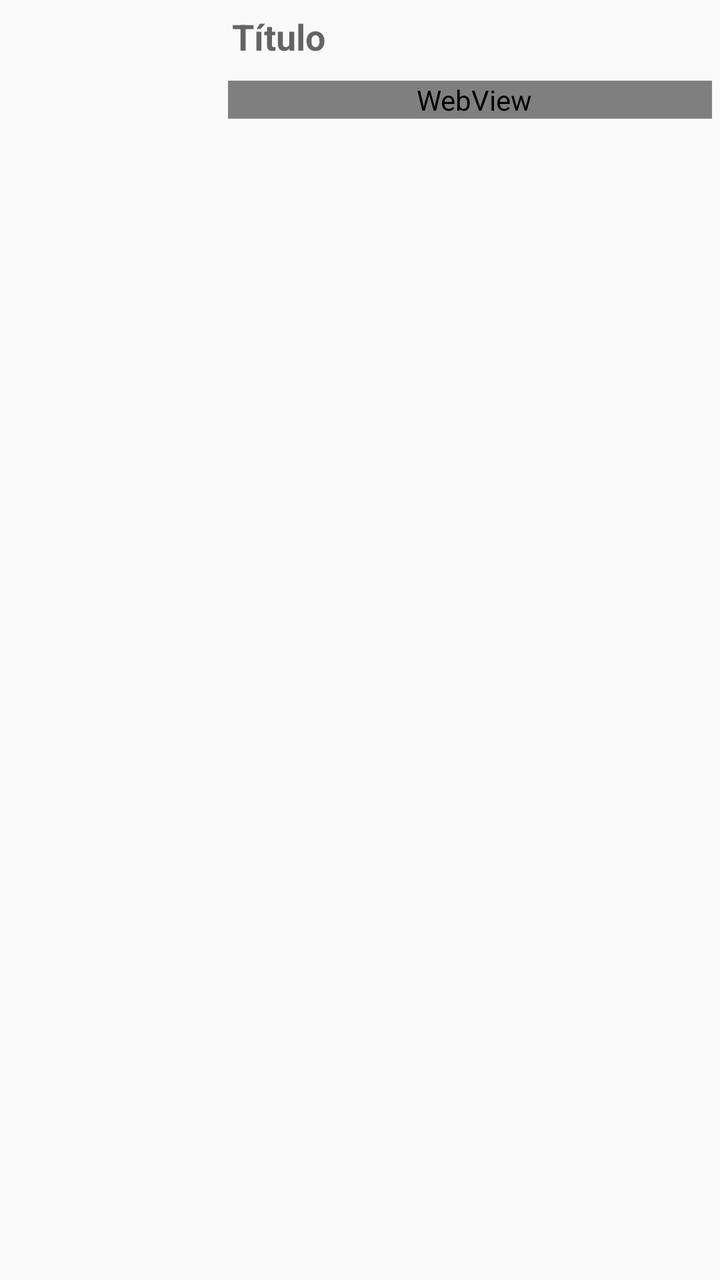
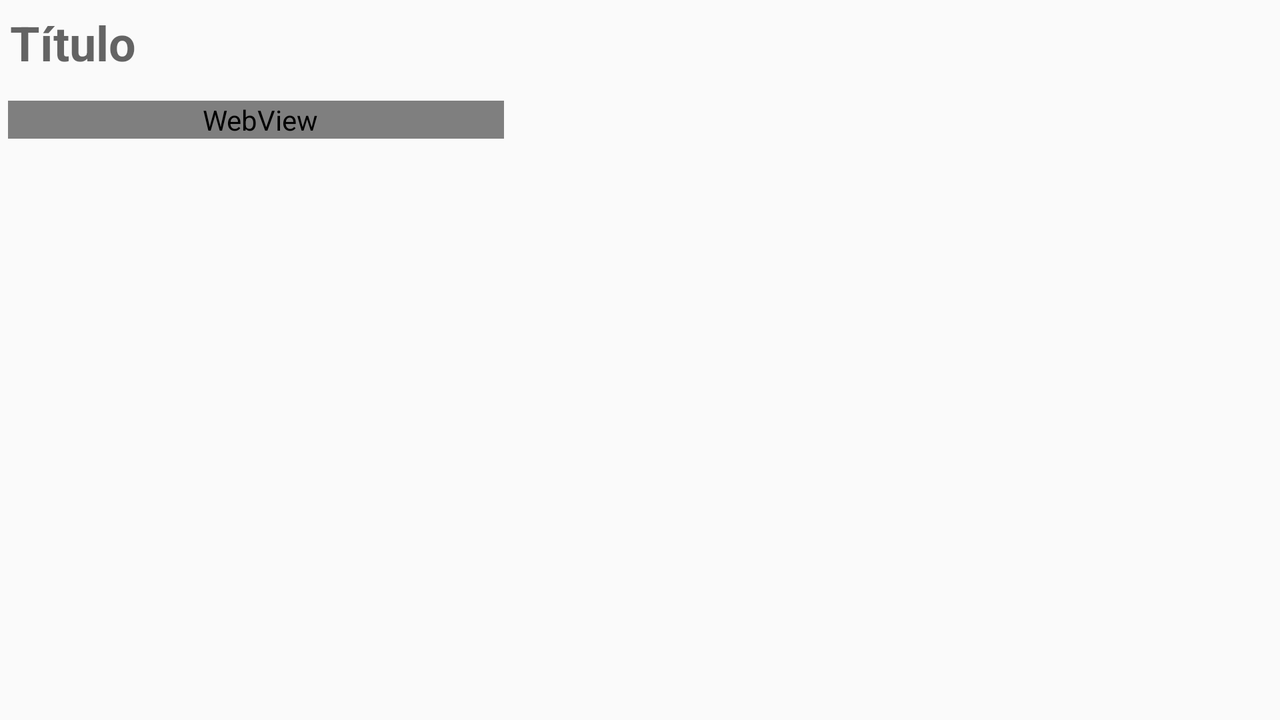

One screen, two layout resources from the same app: the default and the repository's alternative for another configuration. Each is rendered where Android would select it; the XML of both is given below.
<!-- AndroidManifest.xml: application theme CustomActionBarTheme -->
<!-- res/layout/recurso_view.xml -->
<?xml version="1.0" encoding="utf-8"?>
<LinearLayout xmlns:android="http://schemas.android.com/apk/res/android"
    android:id="@+id/LinearLayout1"
    android:layout_width="match_parent"
    android:layout_height="match_parent"
    android:orientation="vertical" >

    <RelativeLayout
        android:layout_width="match_parent"
        android:layout_height="match_parent"
        android:layout_weight="1" >

        <TextView
            android:id="@+id/modoLocal"
            android:layout_width="match_parent"
            android:layout_height="match_parent"
            android:background="@color/naranja"
            android:gravity="center"
            android:maxLines="1"
            android:text="@string/modoLocal"
            android:textAppearance="?android:attr/textAppearanceMedium"
            android:visibility="gone" />

        <ImageView
            android:id="@+id/image"
            android:layout_width="@dimen/experience_image"
            android:layout_height="wrap_content"
            android:layout_alignParentLeft="true"
            android:layout_alignParentTop="true"
            android:layout_margin="5dp"
            android:adjustViewBounds="true"
            android:padding="2dp"
            android:scaleType="fitCenter"
            android:src="@drawable/imagen" />

        <TextView
            android:id="@+id/title"
            android:layout_width="wrap_content"
            android:layout_height="wrap_content"
            android:layout_alignParentTop="true"
            android:layout_margin="6dp"
            android:layout_toRightOf="@+id/image"
            android:hint="@string/title"
            android:textAppearance="?android:attr/textAppearanceLarge"
            android:textSize="@dimen/experience_title"
            android:textStyle="bold" />

        <WebView
            android:id="@+id/description"
            android:layout_width="match_parent"
            android:layout_height="wrap_content"
            android:layout_below="@+id/title"
            android:layout_margin="4dp"
            android:layout_toRightOf="@+id/image"
            android:hint="@string/description"
            android:paddingStart="4dp"
            android:textSize="@dimen/experience_description" />
    </RelativeLayout>

    <ListView
        android:id="@+id/ficheros"
        android:layout_width="match_parent"
        android:layout_height="match_parent"
        android:layout_weight="0.5" >
    </ListView>

</LinearLayout>
<!-- resources referenced by this layout -->
<resources>
  <color name="naranja">#cce87910</color>
  <dimen name="experience_description">14sp</dimen>
  <dimen name="experience_image">100dp</dimen>
  <dimen name="experience_title">18sp</dimen>
  <string name="description">Descripción</string>
  <string name="modoLocal">Sin conexión a Internet. Modo local.</string>
  <string name="title">Título</string>
  <style name="CustomActionBarTheme" parent="@style/Theme.AppCompat.Light.DarkActionBar">
          <item name="android:actionBarStyle">@style/MyActionBar</item>
          <item name="android:actionBarTabTextStyle">@style/MyActionBarTabText</item>
          <item name="android:actionMenuTextColor">#FFFFFF</item>
          <item name="android:actionBarTabStyle">@style/MyActionBarTabStyle</item>
          <item name="android:actionBarDivider">@null</item>
  
          
          <item name="actionBarStyle">@style/MyActionBar</item>
          <item name="actionBarTabTextStyle">@style/MyActionBarTabText</item>
          <item name="actionMenuTextColor">#FFFFFF</item>
          <item name="actionBarTabStyle">@style/MyActionBarTabStyle</item>
          <item name="actionBarDivider">@null</item>
      </style>
  <style name="MyActionBar" parent="@style/Widget.AppCompat.Light.ActionBar.Solid">
          <item name="android:background">@drawable/actionbar_background</item>
          <item name="android:titleTextStyle">@style/MyActionBarTitleText</item>
          <item name="android:subtitleTextStyle">@style/MyActionBarSubtitleText</item>
  
          
          <item name="background">@drawable/actionbar_background</item>
          <item name="titleTextStyle">@style/MyActionBarTitleText</item>
          <item name="subtitleTextStyle">@style/MyActionBarSubtitleText</item>
      </style>
  <style name="MyActionBarTabText" parent="@style/Widget.AppCompat.ActionBar.TabText">
          <item name="android:textColor">#FFFFFF</item>
          
      </style>
  <style name="MyActionBarTabStyle" parent="@style/Widget.AppCompat.ActionBar.TabView">
          
          <item name="android:background">@drawable/tab_bar_background</item>
  
          
          <item name="background">@drawable/tab_bar_background</item>
      </style>
  <!-- drawable actionbar_background (drawable) -->
  <?xml version="1.0" encoding="utf-8"?>
  <shape xmlns:android="http://schemas.android.com/apk/res/android">
      <gradient
          android:angle="270"
          android:startColor="@color/action_bar"
          android:endColor="@color/action_bar_dark"/>
  </shape>
  <style name="MyActionBarTitleText" parent="@style/TextAppearance.AppCompat.Widget.ActionBar.Title">
          <item name="android:textColor">#FFFFFF</item>
          
      </style>
  <style name="MyActionBarSubtitleText" parent="@style/MyActionBarTitleText">
          <item name="android:textColor">#EEEEEE</item>
      </style>
  <color name="action_bar">#33b5e5</color>
  <color name="action_bar_dark">#ff2ea3ce</color>
  <color name="black">#182B3C</color>
  <color name="tab_highlight">#cc33b5e5</color>
</resources>
<!-- res/layout-land/recurso_view.xml (the repository's variant of the layout above) -->
<!-- drawn on the phone turned sideways -->
<?xml version="1.0" encoding="utf-8"?>
<LinearLayout xmlns:android="http://schemas.android.com/apk/res/android"
    android:id="@+id/LinearLayout1"
    android:layout_width="match_parent"
    android:layout_height="match_parent"
    android:orientation="horizontal" >

    <RelativeLayout
        android:layout_width="match_parent"
        android:layout_height="match_parent"
        android:layout_weight="1.5" >

        <TextView
            android:id="@+id/modoLocal"
            android:layout_width="match_parent"
            android:layout_height="wrap_content"
            android:background="@color/naranja"
            android:gravity="center"
            android:maxLines="1"
            android:text="@string/modoLocal"
            android:textAppearance="?android:attr/textAppearanceMedium"
            android:visibility="gone" />

        <TextView
            android:id="@+id/title"
            android:layout_width="wrap_content"
            android:layout_height="wrap_content"
            android:layout_alignLeft="@+id/image"
            android:layout_alignParentTop="true"
            android:layout_margin="5dp"
            android:hint="@string/title"
            android:textAppearance="?android:attr/textAppearanceLarge"
            android:textSize="@dimen/experience_title"
            android:textStyle="bold" />

        <ImageView
            android:id="@+id/image"
            android:layout_width="@dimen/experience_image"
            android:layout_height="wrap_content"
            android:layout_alignParentLeft="true"
            android:layout_below="@+id/title"
            android:adjustViewBounds="true"
            android:padding="2dp"
            android:scaleType="fitCenter"
            android:src="@drawable/imagen" />

        <WebView
            android:id="@+id/description"
            android:layout_width="match_parent"
            android:layout_height="wrap_content"
            android:layout_alignParentLeft="true"
            android:layout_below="@+id/image"
            android:layout_margin="4dp"
            android:hint="@string/description"
            android:paddingStart="4dp"
            android:textSize="@dimen/experience_description" />

    </RelativeLayout>

    <ListView
        android:id="@+id/ficheros"
        android:layout_width="match_parent"
        android:layout_height="match_parent"
        android:layout_weight="1" >
    </ListView>

</LinearLayout>
<!-- resources referenced by the variant -->
<!-- as the phone turned sideways resolves them -->
<resources>
  <color name="naranja">#cce87910</color>
  <!-- from res/values-w600dp/ -->
  <dimen name="experience_description">20sp</dimen>
  <!-- from res/values-w600dp/ -->
  <dimen name="experience_image">160dp</dimen>
  <!-- from res/values-w600dp/ -->
  <dimen name="experience_title">24sp</dimen>
  <string name="description">Descripción</string>
  <string name="modoLocal">Sin conexión a Internet. Modo local.</string>
  <string name="title">Título</string>
  <style name="CustomActionBarTheme" parent="@style/Theme.AppCompat.Light.DarkActionBar">
          <item name="android:actionBarStyle">@style/MyActionBar</item>
          <item name="android:actionBarTabTextStyle">@style/MyActionBarTabText</item>
          <item name="android:actionMenuTextColor">#FFFFFF</item>
          <item name="android:actionBarTabStyle">@style/MyActionBarTabStyle</item>
          <item name="android:actionBarDivider">@null</item>
  
          
          <item name="actionBarStyle">@style/MyActionBar</item>
          <item name="actionBarTabTextStyle">@style/MyActionBarTabText</item>
          <item name="actionMenuTextColor">#FFFFFF</item>
          <item name="actionBarTabStyle">@style/MyActionBarTabStyle</item>
          <item name="actionBarDivider">@null</item>
      </style>
  <style name="MyActionBar" parent="@style/Widget.AppCompat.Light.ActionBar.Solid">
          <item name="android:background">@drawable/actionbar_background</item>
          <item name="android:titleTextStyle">@style/MyActionBarTitleText</item>
          <item name="android:subtitleTextStyle">@style/MyActionBarSubtitleText</item>
  
          
          <item name="background">@drawable/actionbar_background</item>
          <item name="titleTextStyle">@style/MyActionBarTitleText</item>
          <item name="subtitleTextStyle">@style/MyActionBarSubtitleText</item>
      </style>
  <style name="MyActionBarTabText" parent="@style/Widget.AppCompat.ActionBar.TabText">
          <item name="android:textColor">#FFFFFF</item>
          
      </style>
  <style name="MyActionBarTabStyle" parent="@style/Widget.AppCompat.ActionBar.TabView">
          
          <item name="android:background">@drawable/tab_bar_background</item>
  
          
          <item name="background">@drawable/tab_bar_background</item>
      </style>
  <!-- drawable actionbar_background (drawable) -->
  <?xml version="1.0" encoding="utf-8"?>
  <shape xmlns:android="http://schemas.android.com/apk/res/android">
      <gradient
          android:angle="270"
          android:startColor="@color/action_bar"
          android:endColor="@color/action_bar_dark"/>
  </shape>
  <style name="MyActionBarTitleText" parent="@style/TextAppearance.AppCompat.Widget.ActionBar.Title">
          <item name="android:textColor">#FFFFFF</item>
          
      </style>
  <style name="MyActionBarSubtitleText" parent="@style/MyActionBarTitleText">
          <item name="android:textColor">#EEEEEE</item>
      </style>
  <color name="action_bar">#33b5e5</color>
  <color name="action_bar_dark">#ff2ea3ce</color>
  <color name="black">#182B3C</color>
  <color name="tab_highlight">#cc33b5e5</color>
</resources>
